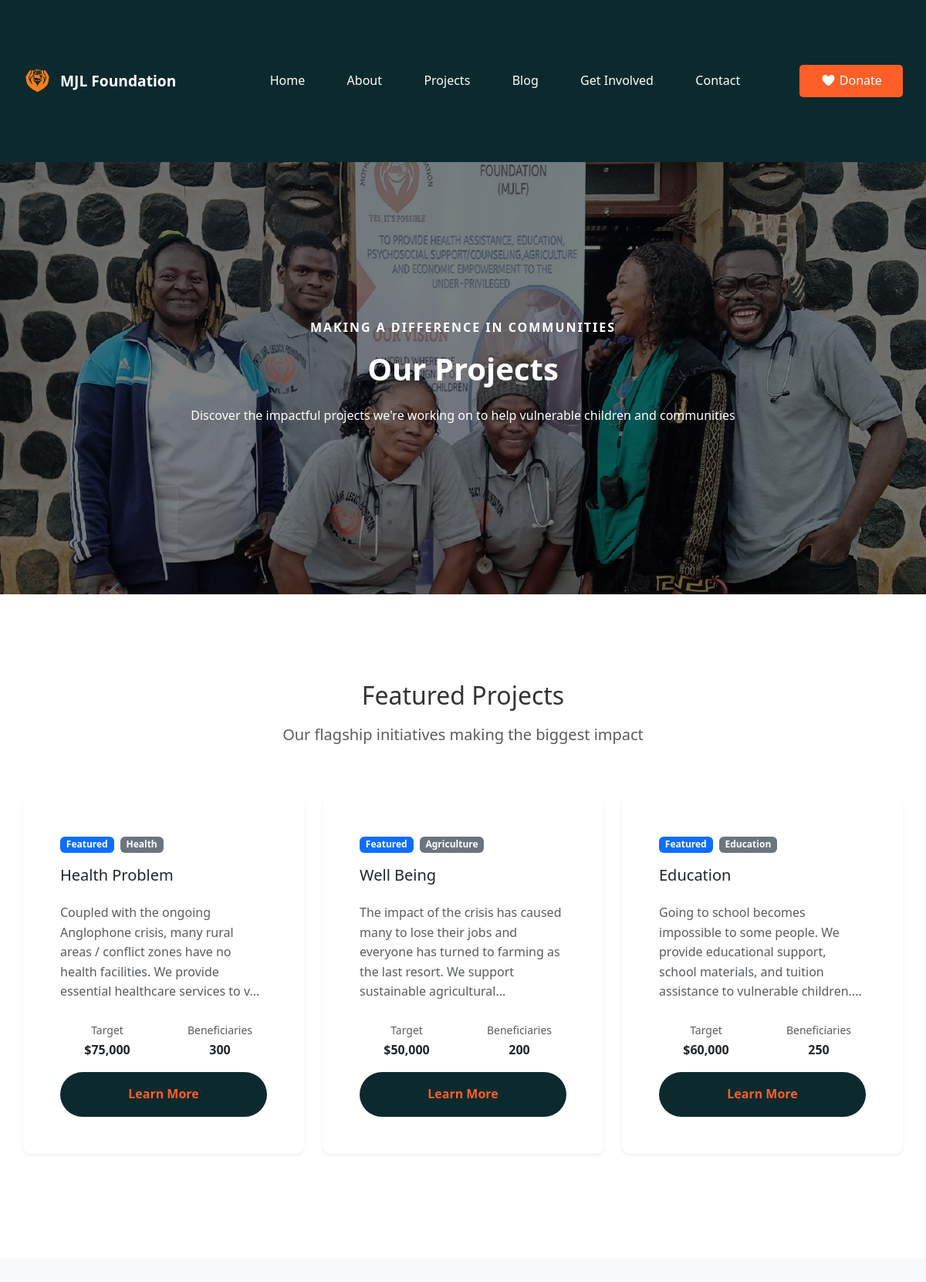
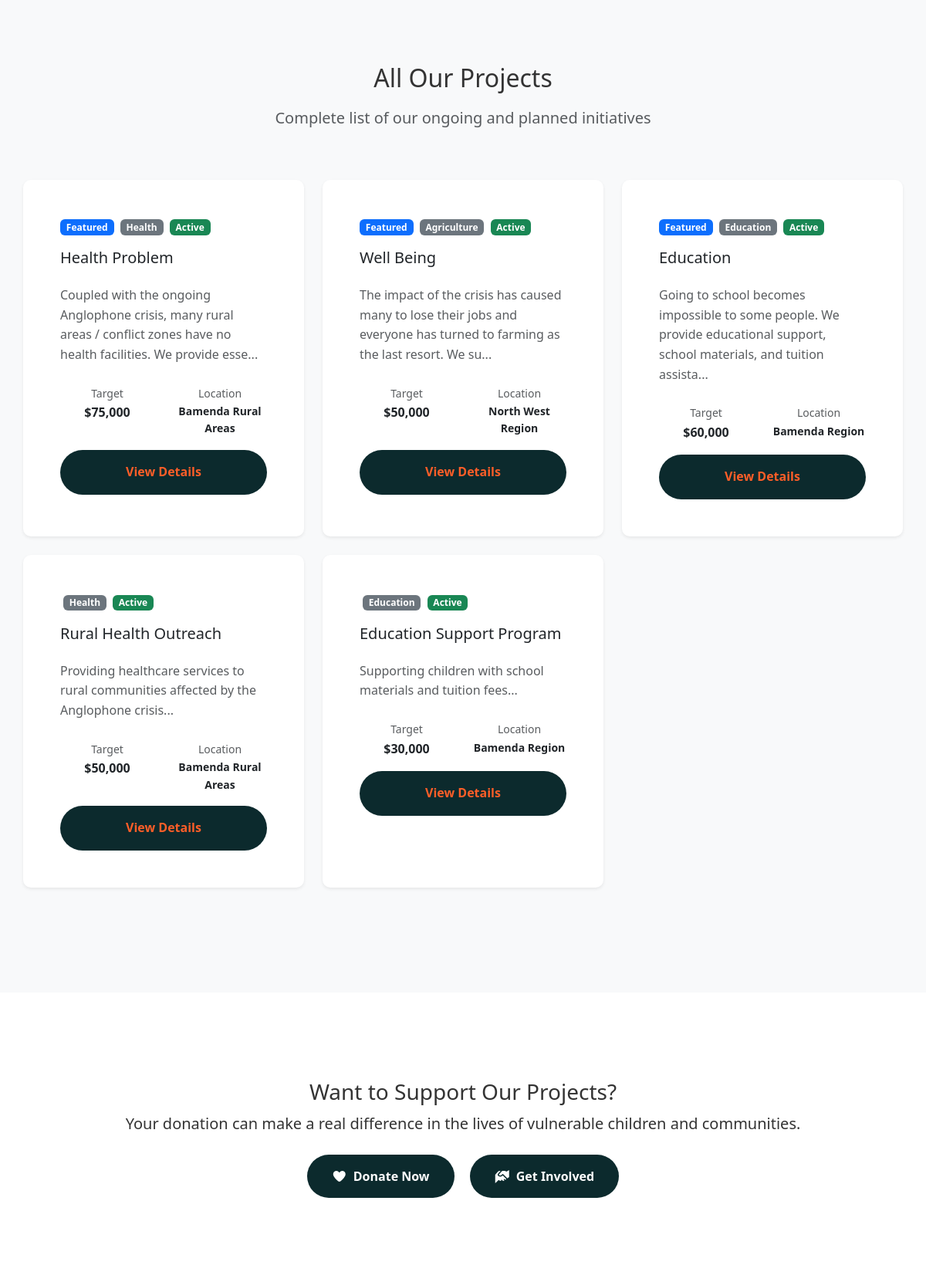
Screenshot of /pages/projects.php (upper part) with the database file from the repository (2 pictures, top to bottom).
### tables this page shows
CREATE TABLE projects (
    id INT AUTO_INCREMENT PRIMARY KEY,
    title VARCHAR(255) NOT NULL,
    slug VARCHAR(255) UNIQUE NOT NULL,
    description TEXT,
    content LONGTEXT,
    featured_image VARCHAR(255),
    category ENUM('health', 'education', 'agriculture', 'psychosocial', 'economic') NOT NULL,
    status ENUM('active', 'completed', 'planned') DEFAULT 'active',
    start_date DATE,
    end_date DATE,
    target_amount DECIMAL(10,2),
    raised_amount DECIMAL(10,2) DEFAULT 0.00,
    location VARCHAR(255),
    beneficiaries_count INT,
    is_featured BOOLEAN DEFAULT FALSE,
    created_at TIMESTAMP DEFAULT CURRENT_TIMESTAMP,
    updated_at TIMESTAMP DEFAULT CURRENT_TIMESTAMP ON UPDATE CURRENT_TIMESTAMP
);

### pages/projects.php (the view, shortened to what this page needs)
<?php
include '../includes/header.php';
try {
    $stmt = $pdo->prepare("
        SELECT * FROM projects
        WHERE status = 'active'
        ORDER BY is_featured DESC, created_at DESC
    ");
    $stmt->execute();
    $projects = $stmt->fetchAll(PDO::FETCH_ASSOC);
} catch (PDOException $e) {
    $projects = [];
    error_log("Database error: " . $e->getMessage());
}
?>
<section class="hero">
    <div class="hero-image"></div>
    <div class="hero-content">
        <p class="tagline">Making a difference in communities</p>
        <h1>Our Projects</h1>
        <p>Discover the impactful projects we're working on to help vulnerable children and communities</p>
    </div>
</section>
<section class="py-5">
    <div class="container">
        <div class="row mb-5">
            <div class="col-12 text-center">
                <h2 class="mb-3">Featured Projects</h2>
                <p class="lead text-muted">Our flagship initiatives making the biggest impact</p>
            </div>
        </div>
        <div class="row">
            <?php
            $featured_projects = array_filter($projects, function($project) {
                return $project['is_featured'] == 1;
            });
            ?>
            <?php if (empty($featured_projects)): ?>
                <div class="col-12 text-center">
                    <div class="py-5">
                        <i class="fas fa-project-diagram fa-3x text-muted mb-3"></i>
                        <h3>No Featured Projects Yet</h3>
                        <p class="text-muted">We're working on some amazing projects. Check back soon!</p>
                    </div>
                </div>
            <?php else: ?>
                <?php foreach ($featured_projects as $project): ?>
                    <div class="col-lg-4 col-md-6 mb-4">
                        <div class="card h-100 shadow-sm project-card">
                            <div class="card-body">
                                <div class="mb-3">
                                    <span class="badge bg-primary">Featured</span>
                                    <span class="badge bg-secondary ms-1"><?php echo ucfirst(htmlspecialchars($project['category'])); ?></span>
                                </div>
                                <h5 class="card-title"><?php echo htmlspecialchars($project['title']); ?></h5>
                                <p class="card-text text-muted">
                                    <?php echo htmlspecialchars(substr($project['description'], 0, 150) . '...'); ?>
                                </p>
                                <div class="row text-center mb-3">
                                    <div class="col-6">
                                        <small class="text-muted">Target</small>
                                        <div class="fw-bold">$<?php echo number_format($project['target_amount']); ?></div>
                                    </div>
                                    <div class="col-6">
                                        <small class="text-muted">Beneficiaries</small>
                                        <div class="fw-bold"><?php echo number_format($project['beneficiaries_count']); ?></div>
                                    </div>
                                </div>
                                <a href="project-detail.php?slug=<?php echo htmlspecialchars($project['slug']); ?>"
                                   class="btn btn-primary w-100">
                                    Learn More
                                </a>
                            </div>
                        </div>
                    </div>
                <?php endforeach; ?>
            <?php endif; ?>
        </div>
    </div>
</section>
<section class="py-5 bg-light">
    <div class="container">
        <div class="row mb-5">
            <div class="col-12 text-center">
                <h2 class="mb-3">All Our Projects</h2>
                <p class="lead text-muted">Complete list of our ongoing and planned initiatives</p>
            </div>
        </div>
        <div class="row">
            <?php if (empty($projects)): ?>
                <div class="col-12 text-center">
                    <div class="py-5">
                        <i class="fas fa-project-diagram fa-3x text-muted mb-3"></i>
                        <h3>No Projects Yet</h3>
                        <p class="text-muted">We're working on some amazing projects. Check back soon!</p>
                    </div>
                </div>
            <?php else: ?>
                <?php foreach ($projects as $project): ?>
                    <div class="col-lg-4 col-md-6 mb-4">
                        <div class="card h-100 shadow-sm project-card">
                            <div class="card-body">
                                <div class="mb-3">
                                    <?php if ($project['is_featured']): ?>
                                        <span class="badge bg-primary">Featured</span>
                                    <?php endif; ?>
                                    <span class="badge bg-secondary ms-1"><?php echo ucfirst(htmlspecialchars($project['category'])); ?></span>
                                    <span class="badge bg-<?php echo $project['status'] == 'active' ? 'success' : 'warning'; ?> ms-1">
                                        <?php echo ucfirst(htmlspecialchars($project['status'])); ?>
                                    </span>
                                </div>
                                <h5 class="card-title"><?php echo htmlspecialchars($project['title']); ?></h5>
                                <p class="card-text text-muted">
                                    <?php echo htmlspecialchars(substr($project['description'], 0, 120) . '...'); ?>
                                </p>
                                <div class="row text-center mb-3">
                                    <div class="col-6">
                                        <small class="text-muted">Target</small>
                                        <div class="fw-bold">$<?php echo number_format($project['target_amount']); ?></div>
                                    </div>
                                    <div class="col-6">
                                        <small class="text-muted">Location</small>
                                        <div class="fw-bold small"><?php echo htmlspecialchars($project['location']); ?></div>
                                    </div>
                                </div>
                                <a href="project-detail.php?slug=<?php echo htmlspecialchars($project['slug']); ?>"
                                   class="btn btn-outline-primary w-100">
                                    View Details
                                </a>
                            </div>
                        </div>
                    </div>
                <?php endforeach; ?>
            <?php endif; ?>
        </div>
    </div>
</section>
<section class="py-5">
    <div class="container">
        <div class="row">
            <div class="col-12 text-center">
                <h3>Want to Support Our Projects?</h3>
                <p class="lead mb-4">Your donation can make a real difference in the lives of vulnerable children and communities.</p>
                <a href="../features/donations/donation.php" class="btn btn-primary btn-lg me-3">
                    <i class="fas fa-heart me-2"></i>Donate Now
                </a>
                <a href="get-involved.php" class="btn btn-outline-primary btn-lg">
                    <i class="fas fa-hands-helping me-2"></i>Get Involved
                </a>
            </div>
        </div>
    </div>
</section>
<?php include '../includes/footer.php'; ?>

### assets/styles/Styles.css (style rules this page uses)
:root { --footer-bg-color: #1B3236; --footer-text-color: #e0e0e0; --footer-heading-color: #ffffff; --link-color: #e0e0e0; --link-hover-color: #ffcc00; --button-bg-color: #ff9900; --button-text-color: #ffffff; --input-bg-color: #ffffff; --input-text-color: #333333; --primary-color: #0c2a2d; --secondary-color: #ff5e28; --accent-color: #67BDB0; --text-dark: #333333; --text-light: #666666; --bg-light: #f5f5f5; }
* { margin: 0; padding: 0; box-sizing: border-box; }
body { font-family: 'Segoe UI', Tahoma, Geneva, Verdana, sans-serif; line-height: 1.6; color: var(--text-dark); }
.hero { position: relative; display: flex; align-items: center; justify-content: center; height: 70vh; min-height: 500px; color: white; overflow: hidden; }
.hero-image { background: url('../images/banner4..jpg'); background-size: cover; background-position: center; height: 100%; width: 100%; position: absolute; top: 0; left: 0; }
.hero::after { content: ""; position: absolute; top: 0; left: 0; right: 0; bottom: 0; background: rgba(0, 0, 0, 0.5); z-index: 1; }
.hero-content { position: relative; z-index: 2; text-align: center; max-width: 800px; padding: 0 2rem; }
.tagline { font-size: 1rem; text-transform: uppercase; margin-bottom: 1rem; font-weight: 600; letter-spacing: 2px; }
.hero h1 { font-size: 3rem; line-height: 1.2; margin-bottom: 1.5rem; font-weight: 700; }
.card { background-color: white; padding: 2rem; border-radius: 10px; box-shadow: 0 5px 15px rgba(0, 0, 0, 0.1); position: relative; height: 100%; transition: transform 0.3s ease; border: none; }
.card p { font-size: 1rem; margin-bottom: 1.5rem; color: var(--text-light); line-height: 1.6; }
.card a { text-decoration: none; font-weight: bold; color: var(--secondary-color); border-bottom: 2px solid transparent; transition: 0.3s; }
.container { padding: 4rem 0; }
.btn { background: var(--primary-color); color: white; border-radius: 30px; border: none; padding: 1rem 2rem; font-size: 1rem; font-weight: 600; transition: background-color 0.3s ease; }
.card-title { display: flex; align-items: center; gap: 1rem; margin-bottom: 1.5rem; }
@media (max-width: 1200px) { .hero h1 { font-size: 2.5rem; } }
.text-center { text-align: center; }
.mb-4 { margin-bottom: 2rem; }
.py-5 { padding: 3rem 0; }

### rows the page displays
projects: category "Health", title "Health Problem", description "Coupled with the ongoing Anglophone crisis, many rural areas / conflict zones have no health facilities. We provide essential healthcare services to v...", target_amount "75,000", beneficiaries_count "300", is_featured "Featured", status "Active", description "Coupled with the ongoing Anglophone crisis, many rural areas / conflict zones have no health facilities. We provide esse...", location "Bamenda Rural Areas"
projects: category "Agriculture", title "Well Being", description "The impact of the crisis has caused many to lose their jobs and everyone has turned to farming as the last resort. We support sustainable agricultural...", target_amount "50,000", beneficiaries_count "200", is_featured "Featured", status "Active", description "The impact of the crisis has caused many to lose their jobs and everyone has turned to farming as the last resort. We su...", location "North West Region"
projects: category "Education", title "Education", description "Going to school becomes impossible to some people. We provide educational support, school materials, and tuition assistance to vulnerable children....", target_amount "60,000", beneficiaries_count "250", is_featured "Featured", status "Active", description "Going to school becomes impossible to some people. We provide educational support, school materials, and tuition assista...", location "Bamenda Region"
projects: category "Health", status "Active", title "Rural Health Outreach", description "Providing healthcare services to rural communities affected by the Anglophone crisis...", target_amount "50,000", location "Bamenda Rural Areas"
projects: category "Education", status "Active", title "Education Support Program", description "Supporting children with school materials and tuition fees...", target_amount "30,000", location "Bamenda Region"
